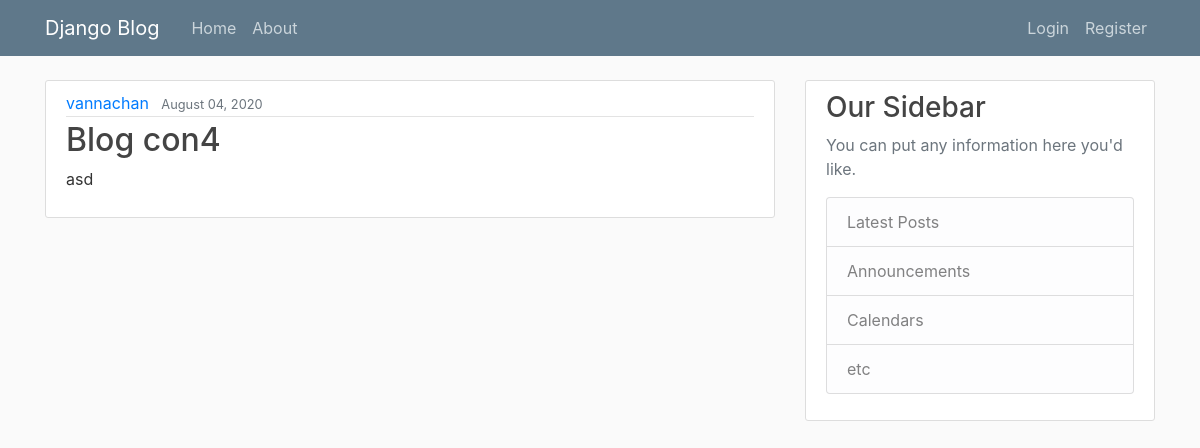
The app's page /post/4/ with its own data.
### blog/models.py (models this page shows, shortened)
class Post(models.Model):
  title = models.CharField(max_length=100) # title a field of Post table
  content = models.TextField()
  date_posted = models.DateTimeField(default=timezone.now) # we are passing in the function but we are not executing the function, hence no timezone.now()
  author = models.ForeignKey(User, on_delete=models.CASCADE) # if user is deleted, delete the post too

### blog/views.py (the view)
# urls.py: path('post/<int:pk>/', PostDetailView.as_view(), name='post-detail'),
class PostDetailView(DetailView):
  model = Post

### blog/templates/blog/post_detail.html (shortened to what this page needs)
{% extends "blog/base.html" %}
{% block content %}
  <article class="media content-section">
    <div class="media-body">
      <div class="article-metadata">
        <a class="mr-2" href="#">{{ object.author }}</a>
        <small class="text-muted">{{ object.date_posted|date:"F d, Y" }}</small>
      </div>
      <h2 class="article-title">{{ object.title }}</h2>
      <p class="article-content">{{ object.content }}</p>
    </div>
  </article>
{% endblock content %}

### blog/static/blog/main.css (style rules this page uses)
body { background: #fafafa; color: #333333; margin-top: 5rem; }
h1, h2, h3, h4, h5, h6 { color: #444444; }
.content-section { background: #ffffff; padding: 10px 20px; border: 1px solid #dddddd; border-radius: 3px; margin-bottom: 20px; }
.article-title { color: #444444; }
.article-content { white-space: pre-line; }
.article-metadata { padding-bottom: 1px; margin-bottom: 4px; border-bottom: 1px solid #e3e3e3 }

### records on screen
Post: author "vannachan", date_posted "August 04, 2020", title "Blog con4", content "asd"
